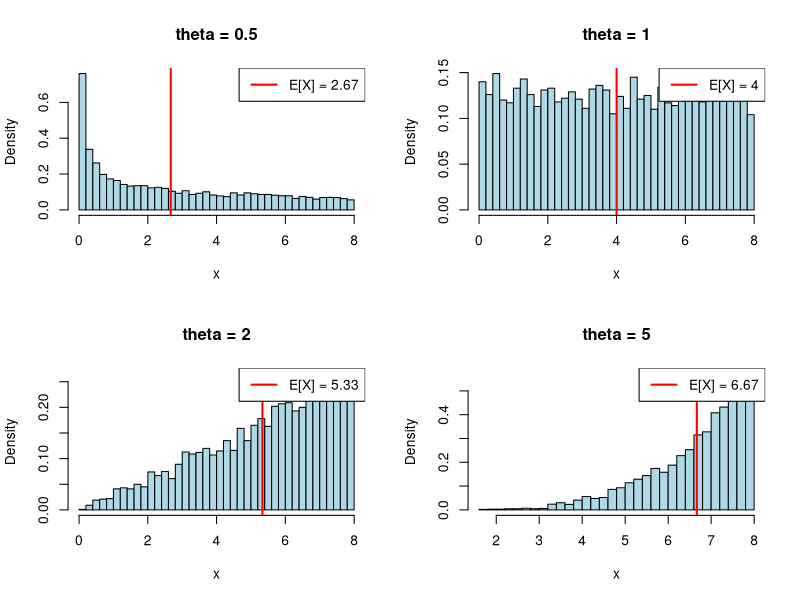

Write R code to recreate this figure.
SEEDNUMBER <-25203533 + 25189506
set.seed(SEEDNUMBER)
xmax <- sample(2:15, 1)

simulate_custom <- function(n, theta, xmax) {
  u <- runif(n)
  x <- xmax * u^(1/theta)
  return(x)
}


thetas <- c(0.5, 1, 2, 5)

samples <- lapply(thetas, function(th) simulate_custom(5000, th, xmax))
names(samples) <- paste0("theta_", thetas)

samples
par(mfrow = c(2,2))  

for (theta in thetas) {
  x <- simulate_custom(5000, theta, xmax)
  
  hist(x, breaks = 40, col = "lightblue",
       main = paste("theta =", theta),
       xlab = "x", probability = TRUE)
  

  EX <- theta / (theta + 1) * xmax
  
  abline(v = EX, col = "red", lwd = 2)
  legend("topright", legend = paste0("E[X] = ", round(EX, 2)),
         col = "red", lwd = 2)
}

